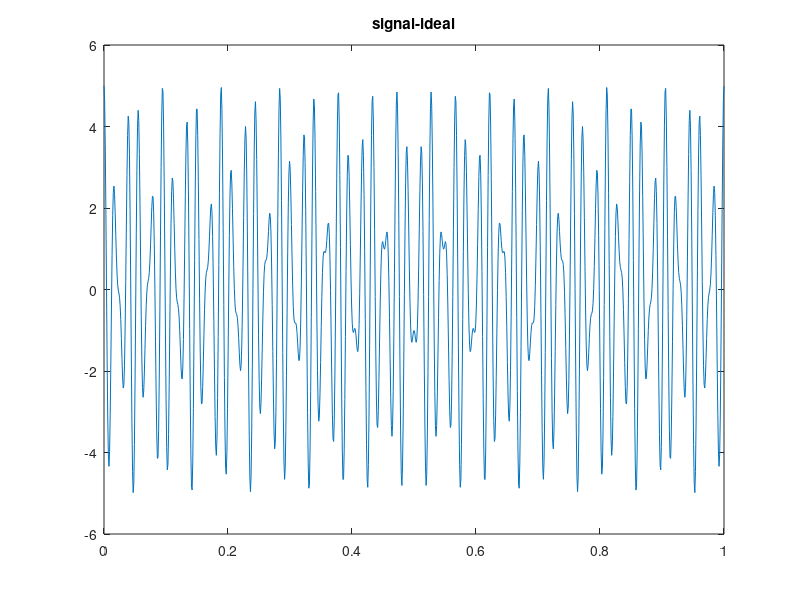
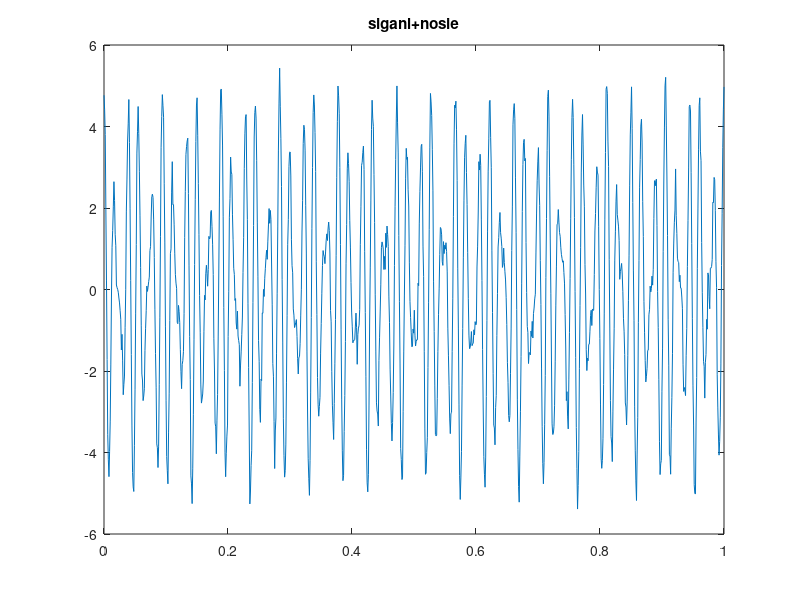
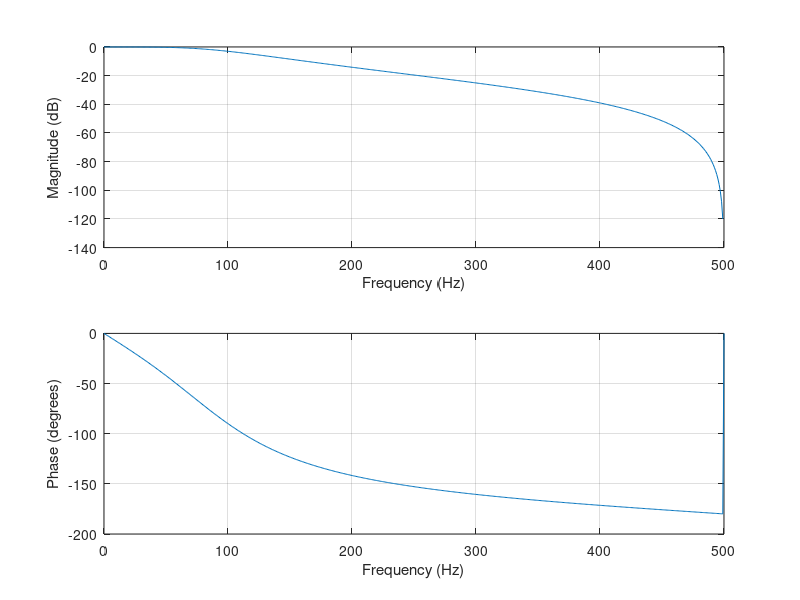
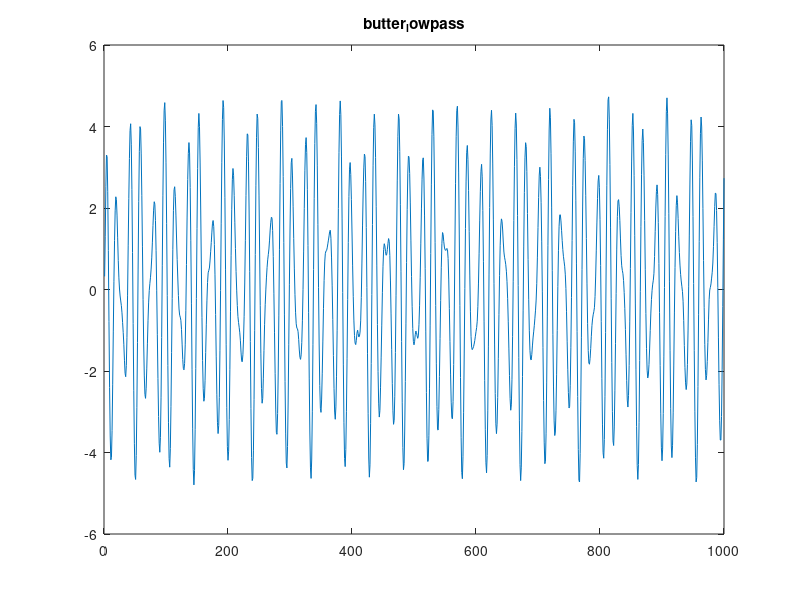

Here is the MATLAB script that generated these plots, in order:
clear
close all
clc

pkg load communications;
fs = 1000;
t = linspace(0,1,1000);
x1 =3* cos(53*2*pi*t);
x2 =2* cos(74*2*pi*t);
x = x1+x2;
y =awgn(x,20,'measured');

figure();
plot (t,x);
title("signal-ideal");

figure();
plot (t,y);
title("siganl+nosie");


fc = 100;
[b,a] = butter(2,fc/(fs/2));
figure();
freqz(b,a,[],fs);

signal_filter_butter_lowpass = filter(b,a,y);
figure();
plot(signal_filter_butter_lowpass);
title ("butter_lowpass");

fc = 50;
[b,a] = butter(2,fc/(fs/2),"high");
figure();
freqz(b,a,[],fs);

signal_filter_butter_bondpass = filter(b,a,signal_filter_butter_lowpass);
figure();
plot(signal_filter_butter_bondpass);
title ("butter_bondpass");

fc = 100;
[b,a] = butter(10,fc/(fs/2));
##figure();
##freqz(b,a,[],fs);

signal_filter_butter_lowpass = filter(b,a,y);
figure();
plot(signal_filter_butter_lowpass);
title ("butter_lowpass");

fc = 50;
[b,a] = butter(10,fc/(fs/2),"high");
##figure();
##freqz(b,a,[],fs);

signal_filter_butter_bondpass = filter(b,a,signal_filter_butter_lowpass);
figure();
plot(signal_filter_butter_bondpass);
title ("butter_bondpass");


fc = 100;
[b,a] = cheby1(2,3,fc/(fs/2));

figure();
freqz(b,a,[],fs);

signal_filter_cheby1_lowpass = filter(b,a,y);
figure();
plot(signal_filter_cheby1_lowpass);
title ("cheby1_lowpass");

fc = 50;
[b,a] = cheby1(2,3,fc/(fs/2),"high");

figure();
freqz(b,a,[],fs);

signal_filter_cheby1_bondpass = filter(b,a,signal_filter_cheby1_lowpass);
figure();
plot(signal_filter_cheby1_bondpass);
title ("cheby1_bondpass");


fc = 100;
[b,a] = cheby1(10,3,fc/(fs/2));
figure();
freqz(b,a,[],fs);

signal_filter_cheby1_lowpass = filter(b,a,y);
figure();
plot(signal_filter_cheby1_lowpass);
title ("cheby1_lowpass");

fc = 50;
[b,a] = cheby1(10,3,fc/(fs/2),"high");
figure();
freqz(b,a,[],fs);

signal_filter_cheby1_bondpass = filter(b,a,signal_filter_cheby1_lowpass);
figure();
plot(signal_filter_cheby1_bondpass);
title ("cheby1_bondpass");


fc = 100;
[b,a] = ellip(2,3,3,fc/(fs/2));
figure();
freqz(b,a,[],fs);

signal_filter_ellip_lowpass = filter(b,a,y);
figure();
plot(signal_filter_ellip_lowpass);
title ("ellip_lowpass");

fc = 50;
[b,a] = ellip(2,3,3,fc/(fs/2),"high");
figure();
freqz(b,a,[],fs);

signal_filter_ellip_bondpass = filter(b,a,signal_filter_ellip_lowpass);
figure();
plot(signal_filter_ellip_bondpass);
title ("ellip_bondpass");

fc = 100;
[b,a] = ellip(10,3,3,fc/(fs/2));
figure();
freqz(b,a,[],fs);

signal_filter_ellip_lowpass = filter(b,a,y);
figure();

plot(signal_filter_ellip_lowpass);
title ("ellip_lowpass");

fc = 50;
[b,a] = ellip(10,3,3,fc/(fs/2),"high");
figure();
freqz(b,a,[],fs);

signal_filter_ellip_bondpass = filter(b,a,signal_filter_ellip_lowpass);
figure();
plot(signal_filter_ellip_bondpass);
title ("ellip_bondpass");
